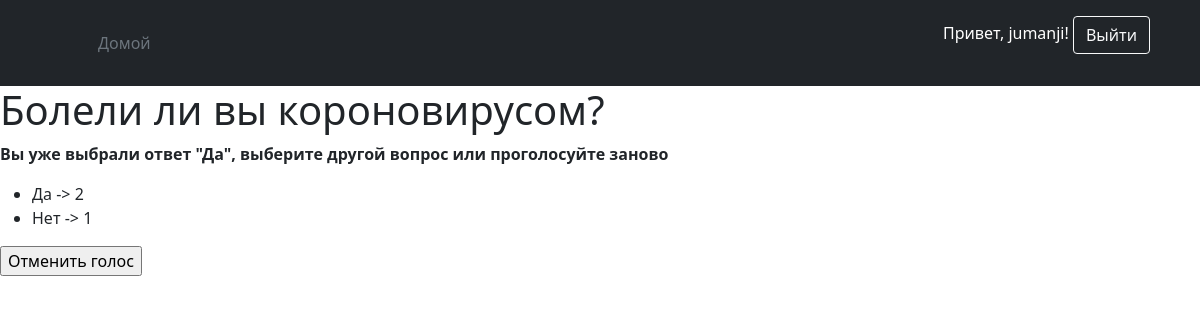
/1/ (signed in), run on the app's committed database.
### covid/models.py (models this page shows, shortened)
class Question(models.Model):
    question_text = models.CharField(max_length=200, verbose_name="Вопрос")
    pub_date = models.DateTimeField(verbose_name="Дата публикации",
                                    default=datetime.datetime.now())
    is_active = models.BooleanField(verbose_name="Опубликован", default=True)
    class Meta:
        verbose_name = 'Вопрос'
        verbose_name_plural = 'Вопросы'

class Choice(models.Model):
    question = models.ForeignKey(Question, on_delete=models.CASCADE)
    choice_text = models.CharField(max_length=200, verbose_name="Ответы")
    def __str__(self):
        return self.choice_text
    class Meta:
        verbose_name = 'Ответы'
        verbose_name_plural = 'Ответы'

### covid/views.py (the view)
# urls.py: path('<int:question_id>/', DetailsView.as_view(), name='detail'),
class DetailsView(View):
    def get(self, request, question_id):
        question = get_question(question_id)
        if check_user_vote(request, question_id) == True:
            choices = get_count_choices(question_id)
            user_choice = get_user_choice(request, question_id)
            return TemplateResponse(request, 'covid/results.html',
                                            {'question': question,
                                             'choices': choices,
                                             'error_message': f'Вы уже выбрали ответ "{user_choice}",\
                                              выберите другой вопрос или проголосуйте заново'})
        return TemplateResponse(request, 'covid/detail.html', {'question': question})

### covid/services.py (called while the page is built)
def get_question(question_id):
    question = get_object_or_404(Question, pk=question_id)
    return question

def check_user_vote(request, question_id):
    result_check = UserVote.objects.select_related('choice') \
                                   .filter(user=request.user, choice__question_id=question_id) \
                                   .exists()
    return result_check

def get_count_choices(question_id):
    choices = get_question(question_id).choice_set.annotate(votes_count=Count('uservote'))
    return choices

def get_user_choice(request, question_id):
    user_choice = Choice.objects.filter(question_id=question_id, id__in=request.user.uservote_set
                                .values_list('choice_id', flat=True))\
                                .first()
    return user_choice

### covid/templates/covid/results.html (shortened to what this page needs)
{% extends 'covid/base.html' %}
{% block content %}
<h1>{{ question.question_text }}</h1>
{% if error_message %}<p><strong>{{ error_message }}</strong></p>{% endif %}
<ul>
    {% for choice in choices %}
    <li>{{ choice.choice_text }} -> {{ choice.votes_count }}</li>
    {% endfor %}
</ul>
<form action="{% url 'covid:cancel_vote' question.id %}" method="POST">
    <input type="submit" value="Отменить голос">
</form>
{% endblock %}

### covid/templates/covid/base.html (shortened to what this page needs)
<!DOCTYPE html>
<html lang="en">
<head>
    <link href="https://cdn.jsdelivr.net/npm/bootstrap@5.1.3/dist/css/bootstrap.min.css" rel="stylesheet"
>
</head>
<header class="p-3 bg-dark text-white">
    <div class="container">
        <div class="d-flex flex-wrap align-items-center justify-content-center justify-content-lg-start">
            <a href="/" class="d-flex align-items-center mb-2 mb-lg-0 text-white text-decoration-none">
                <svg class="bi me-2" width="40" height="32" role="img" aria-label="Bootstrap">
                    <use xlink:href="#bootstrap"/>
                </svg>
            </a>
            <ul class="nav col-12 col-lg-auto me-lg-auto mb-2 justify-content-center mb-md-0">
                <li><a href="/" class="nav-link px-2 text-secondary">Домой</a></li>
            </ul>
            <div class="text-end">
                {% if request.user.is_authenticated %}
                <p>Привет, {{user.username}}! <a href="{% url 'covid:logout' %}">
                    <button type="button" class="btn btn-outline-light me-2">Выйти</button>
                </a></p>
                {% endif %}
            </div>
        </div>
    </div>
</header>
<body>
{% block content %}
{% endblock %}
</body>
</html>

### data on the page
Question: question_text "Болели ли вы короновирусом?"
Choice: choice_text "Да", votes_count "2"
Choice: choice_text "Нет", votes_count "1"

### other printed values
{{ user.username }} "jumanji"
{{ error_message }} "Вы уже выбрали ответ \"Да\", выберите другой вопрос или проголосуйте заново"
